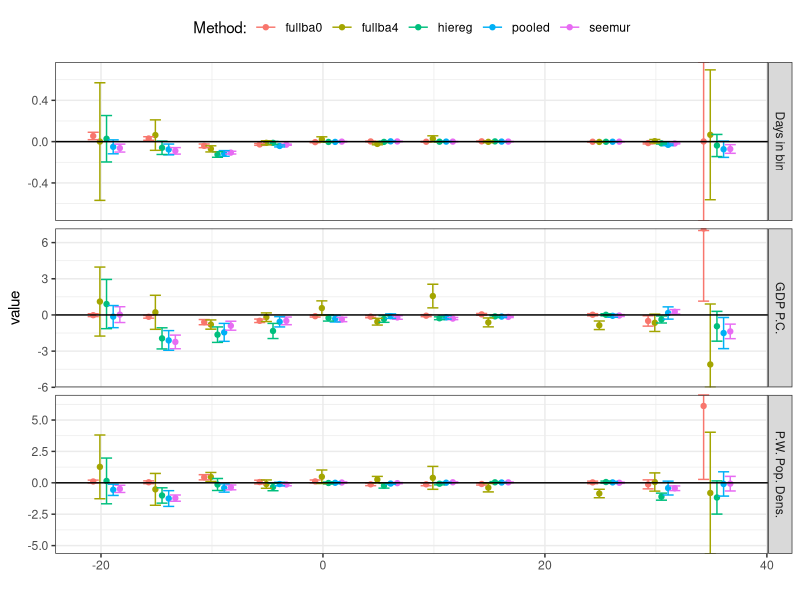

Recreate this plot in R.
setwd("~/research/gcp/impact-calculations/adaptation/surface")

library(reshape2)
library(ggplot2)

gammas0 <- read.csv("fullbayes0.csv")
gammas0$method <- "fullba0"
gammas4 <- read.csv("fullbayes4.csv")
gammas4$method <- "fullba4"
gammas <- rbind(read.csv("comparison-all.csv"), gammas0, gammas4)

pg <- melt(gammas[gammas$method != 'montec', c('method', 'binlo', 'binhi', 'intercept_coef', 'bindays_coef', 'gdppc_coef', 'popop_coef')], id.vars=c('method', 'binlo', 'binhi'))
pg2 <- melt(gammas[gammas$method != 'montec', c('method', 'binlo', 'binhi', 'intercept_serr', 'bindays_serr', 'gdppc_serr', 'popop_serr')], id.vars=c('method', 'binlo', 'binhi'))
pg$serr <- pg2$value

pg$binx <- (pmax(pg$binlo, -22) + pmin(pg$binhi, 38)) / 2
##pg$value[pg$variable == 'bindays_coef'] <- pg$value[pg$variable == 'bindays_coef'] * 20

dodge <- position_dodge(width=3)

pg$ymin <- pg$value - pg$serr
pg$ymax <- pg$value + pg$serr
pg$ymin[pg$variable == 'gdppc_coef' & pg$ymin < -6] <- -6
pg$ymax[pg$variable == 'gdppc_coef' & pg$ymax > 7] <- 7
pg$ymin[pg$variable == 'popop_coef' & pg$ymin < -6] <- -4
pg$ymax[pg$variable == 'popop_coef' & pg$ymax > 7] <- 7

levels(pg$method) <- c("Beta-only hier. reg.", "Monte Carlo", "Pooled", "SUR", "Unsmoothed hier. reg.", "Smoothed hier. reg.")
levels(pg$variable) <- c("Intercept", "Days in bin", "GDP P.C.", "P.W. Pop. Dens.")

ggplot(subset(pg, variable != 'Intercept'), aes(x=binx, y=value, ymin=ymin, ymax=ymax, width=5, colour=method)) +
    facet_grid(variable ~ ., scales="free") +
    geom_point(position=dodge) +
    geom_errorbar(position=dodge) + geom_hline(yintercept=0) + theme_bw() +
    scale_x_continuous(name="") + scale_y_continuous(expand=c(0, 0)) +
    scale_colour_discrete(name="Method:") +
    theme(legend.position="top")
